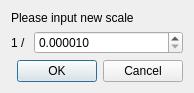
<?xml version="1.0" encoding="UTF-8"?>
<ui version="4.0">
 <class>VtkGraphicsViewScaleWidget_ScaleEditDialog</class>
 <widget class="QDialog" name="VtkGraphicsViewScaleWidget_ScaleEditDialog">
  <property name="geometry">
   <rect>
    <x>0</x>
    <y>0</y>
    <width>194</width>
    <height>93</height>
   </rect>
  </property>
  <property name="windowTitle">
   <string>Edit Scale</string>
  </property>
  <layout class="QVBoxLayout" name="verticalLayout">
   <item>
    <widget class="QLabel" name="messageLabel">
     <property name="text">
      <string>Please input new scale</string>
     </property>
    </widget>
   </item>
   <item>
    <layout class="QHBoxLayout" name="horizontalLayout" stretch="0,1">
     <item>
      <widget class="QLabel" name="fracLabel">
       <property name="text">
        <string>1 / </string>
       </property>
      </widget>
     </item>
     <item>
      <widget class="QDoubleSpinBox" name="scaleSpinBox">
       <property name="alignment">
        <set>Qt::AlignLeading|Qt::AlignLeft|Qt::AlignVCenter</set>
       </property>
       <property name="decimals">
        <number>6</number>
       </property>
       <property name="minimum">
        <double>0.000010000000000</double>
       </property>
       <property name="maximum">
        <double>9999999.999989999458194</double>
       </property>
      </widget>
     </item>
    </layout>
   </item>
   <item>
    <spacer name="verticalSpacer">
     <property name="orientation">
      <enum>Qt::Vertical</enum>
     </property>
     <property name="sizeHint" stdset="0">
      <size>
       <width>20</width>
       <height>5</height>
      </size>
     </property>
    </spacer>
   </item>
   <item>
    <widget class="QDialogButtonBox" name="buttonBox">
     <property name="orientation">
      <enum>Qt::Horizontal</enum>
     </property>
     <property name="standardButtons">
      <set>QDialogButtonBox::Cancel|QDialogButtonBox::Ok</set>
     </property>
    </widget>
   </item>
  </layout>
 </widget>
 <resources/>
 <connections>
  <connection>
   <sender>buttonBox</sender>
   <signal>accepted()</signal>
   <receiver>VtkGraphicsViewScaleWidget_ScaleEditDialog</receiver>
   <slot>accept()</slot>
   <hints>
    <hint type="sourcelabel">
     <x>248</x>
     <y>254</y>
    </hint>
    <hint type="destinationlabel">
     <x>157</x>
     <y>274</y>
    </hint>
   </hints>
  </connection>
  <connection>
   <sender>buttonBox</sender>
   <signal>rejected()</signal>
   <receiver>VtkGraphicsViewScaleWidget_ScaleEditDialog</receiver>
   <slot>reject()</slot>
   <hints>
    <hint type="sourcelabel">
     <x>316</x>
     <y>260</y>
    </hint>
    <hint type="destinationlabel">
     <x>286</x>
     <y>274</y>
    </hint>
   </hints>
  </connection>
 </connections>
</ui>
